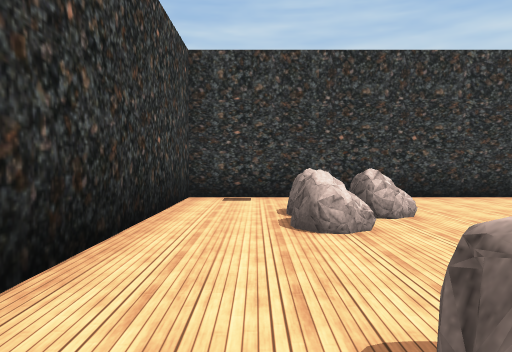
[1] (above)

19 first-person views from a walk through a Unity game level. The camera is 1.4 m above the floor, tilts 2° down and sees 70° across. The floor is counted in squares, 2 m on a side. Each view is taken from the middle of a square. On the plan, view 1 faces up. The plan holds only what a view shows up to about 11 squares ahead; the rest is blank. The place goes on beyond the plan. The player character is not drawn. Some surface patterns are stand-ins.

[2]
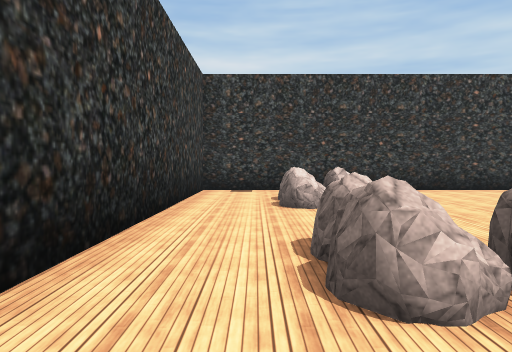

[3]
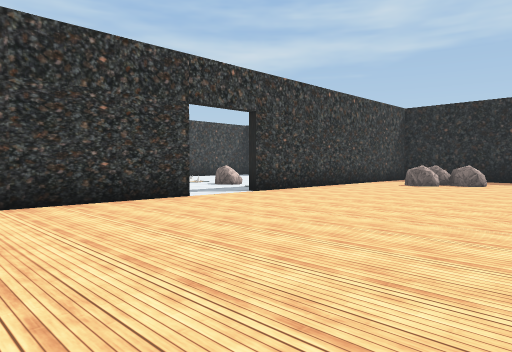

[4]
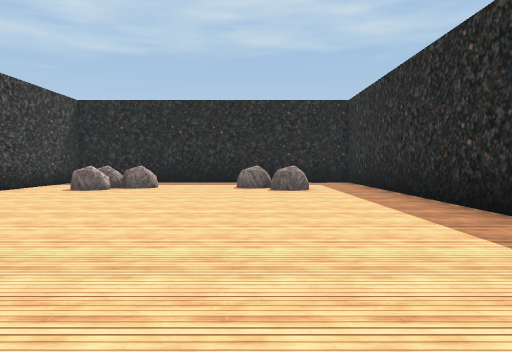

[5]
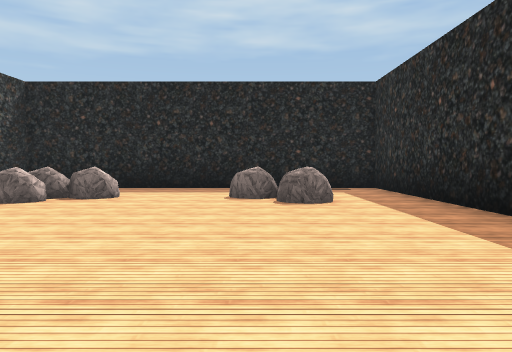

[6]
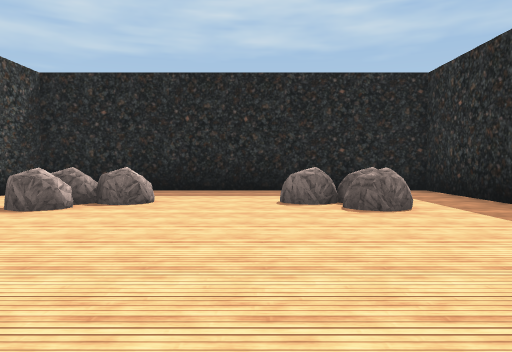

[7]
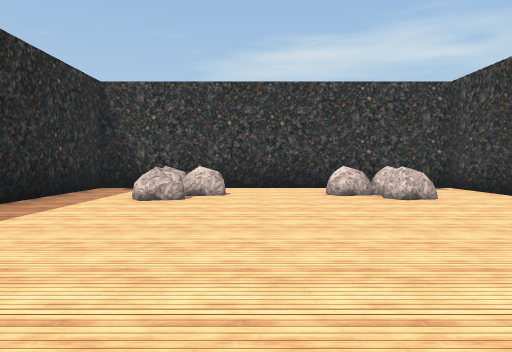

[8]
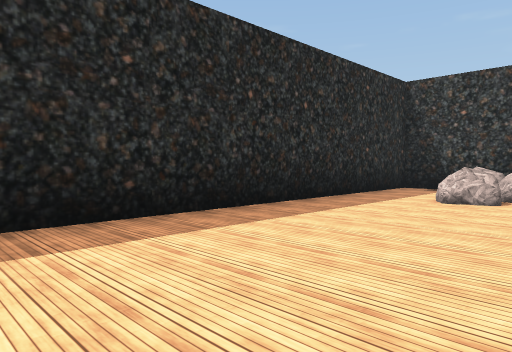

[9]
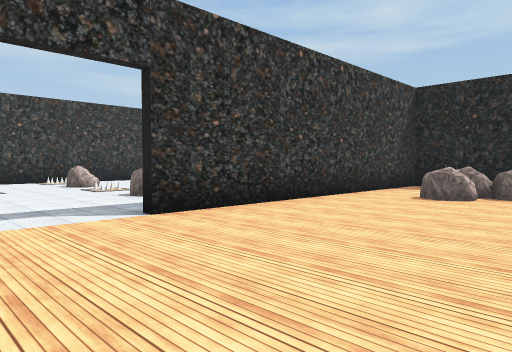

[10]
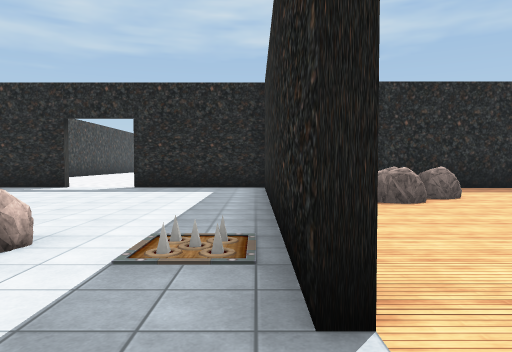

[11]
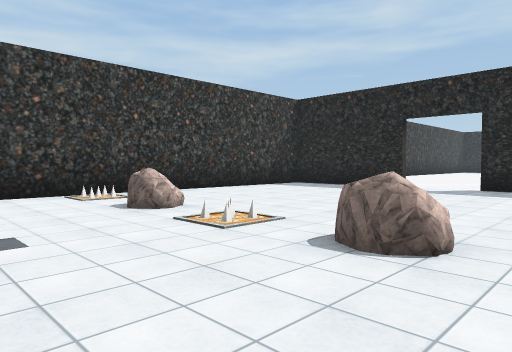

[12]
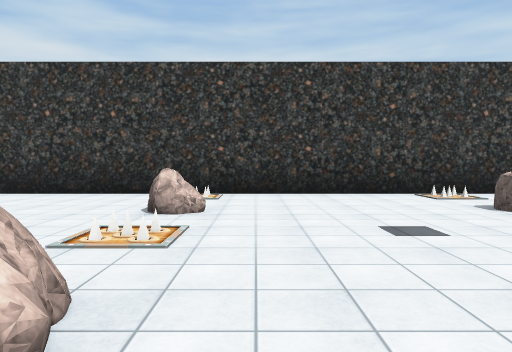

[13]
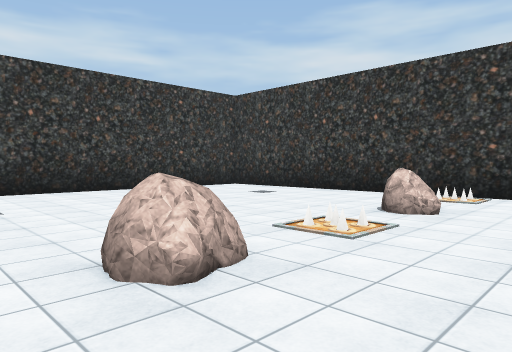

[14]
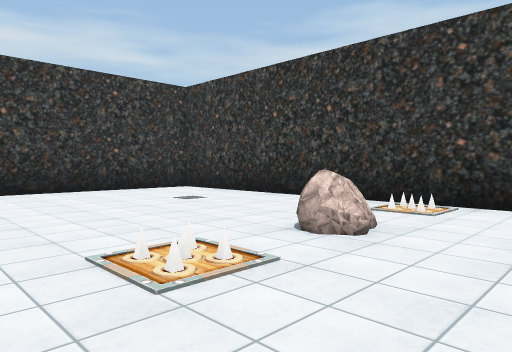

[15]
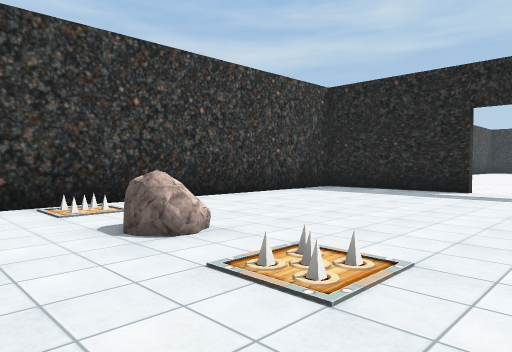

[16]
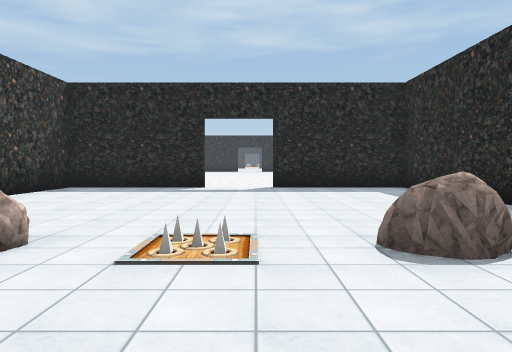

[17]
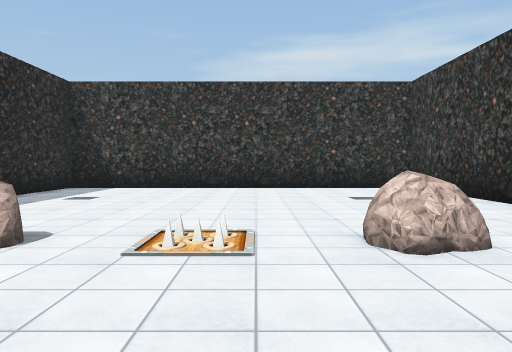

[18]
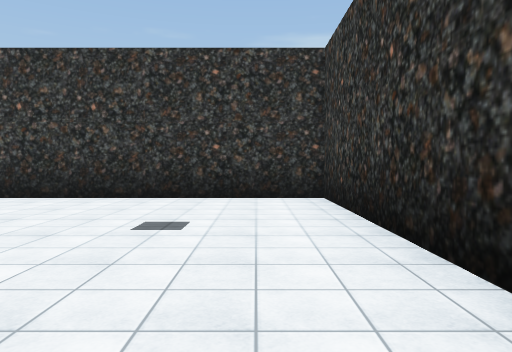

[19]
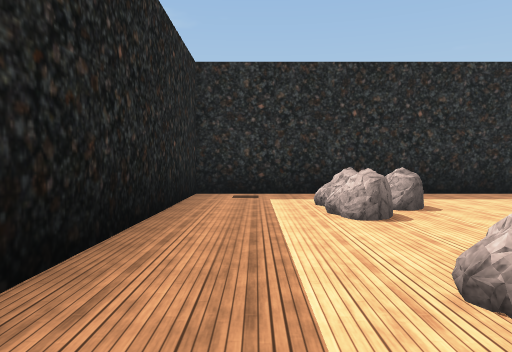

### Floor plan
Ten units are one square. View 1 is at (0, 0); x grows to the right and y downward. Boxes are objects, and circles mark ways between rooms. Rooms are numbered by the first view taken in them; rooms with no view inside come last. Other rooms are left out.
<svg viewBox="-19 -179 214 208">
<path fill="none" stroke="#000" d="M75 -75 -14 -75 -14 24 82 24M98 24 184 24 184 -75 95 -75M95 -77 184 -77 184 -115M184 -134 184 -174 -14 -174 -14 -77 16 -77"/>
<rect x="5" y="-5" width="10" height="10" fill="#bbb"><title>rock</title></rect>
<rect x="5" y="-15" width="10" height="10" fill="#bbb"><title>rock</title></rect>
<rect x="5" y="-45" width="10" height="10" fill="#bbb"><title>rock</title></rect>
<rect x="5" y="-55" width="10" height="10" fill="#bbb"><title>rock</title></rect>
<rect x="15" y="-5" width="10" height="10" fill="#bbb"><title>rock</title></rect>
<rect x="15" y="-55" width="10" height="10" fill="#bbb"><title>rock</title></rect>
<rect x="145" y="-5" width="10" height="10" fill="#bbb"><title>rock</title></rect>
<rect x="145" y="-55" width="20" height="20" fill="#bbb"><title>rock</title></rect>
<rect x="145" y="-65" width="10" height="20" fill="#bbb"><title>rock</title></rect>
<rect x="155" y="-5" width="10" height="10" fill="#bbb"><title>rock</title></rect>
<rect x="155" y="-15" width="10" height="10" fill="#bbb"><title>rock</title></rect>
<rect x="55" y="-115" width="10" height="20" fill="#bbb"><title>rock</title></rect>
<rect x="55" y="-155" width="10" height="20" fill="#bbb"><title>rock</title></rect>
<rect x="105" y="-115" width="10" height="20" fill="#bbb"><title>rock</title></rect>
<rect x="105" y="-155" width="10" height="20" fill="#bbb"><title>rock</title></rect>
<circle cx="85" cy="-80" r="3" fill="#2a7"/>
<text x="80" y="-30">1</text>
<text x="90" y="-130">2</text>
</svg>
Room 1 opens to room 2.

Where each view was taken, in squares from view 1:
view 1: 0 up, 0 right, facing up
view 2: 2 down, 0 right, facing up
view 3: 1 up, 3 right, facing up-right
view 4: 1 up, 5 right, facing right
view 5: 1 up, 8 right, facing right
view 6: 2 up, 9 right, facing right
view 7: 2 up, 9 right, facing left
view 8: 2 up, 9 right, facing down-left
view 9: 3 up, 7 right, facing up-right
view 10: 8 up, 8 right, facing right
view 11: 9 up, 8 right, facing up-right
view 12: 9 up, 7 right, facing up
view 13: 9 up, 8 right, facing up-left
view 14: 11 up, 8 right, facing up-left
view 15: 11 up, 9 right, facing up-right
view 16: 12 up, 8 right, facing right
view 17: 13 up, 9 right, facing left
view 18: 16 up, 6 right, facing left
view 19: 6 up, 17 right, facing down
